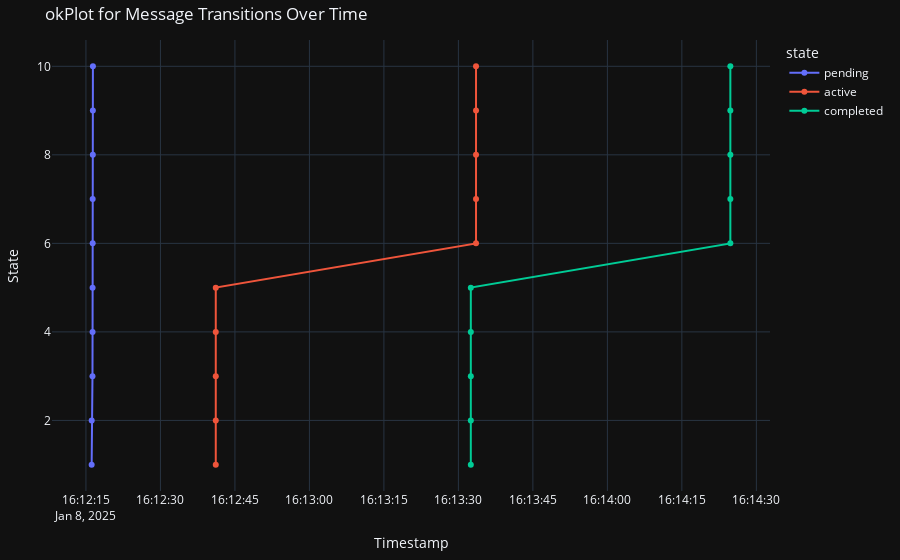
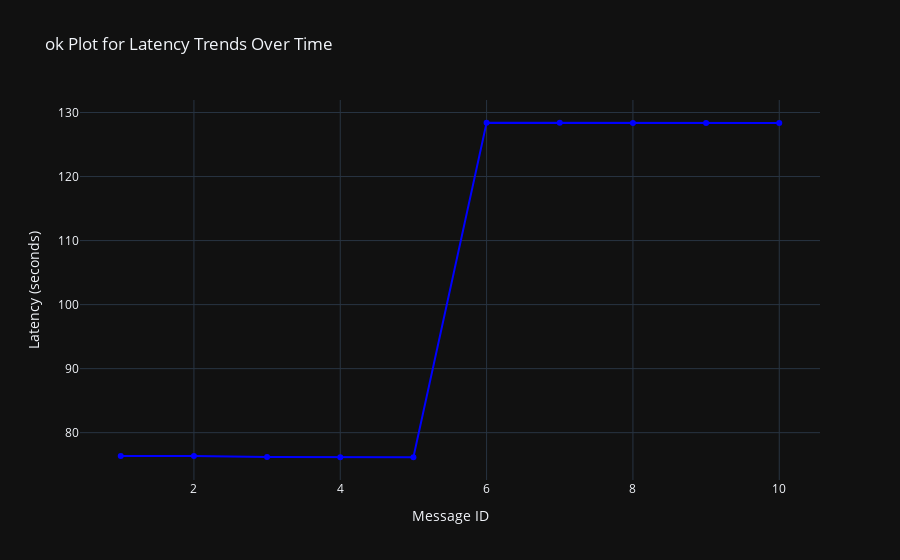
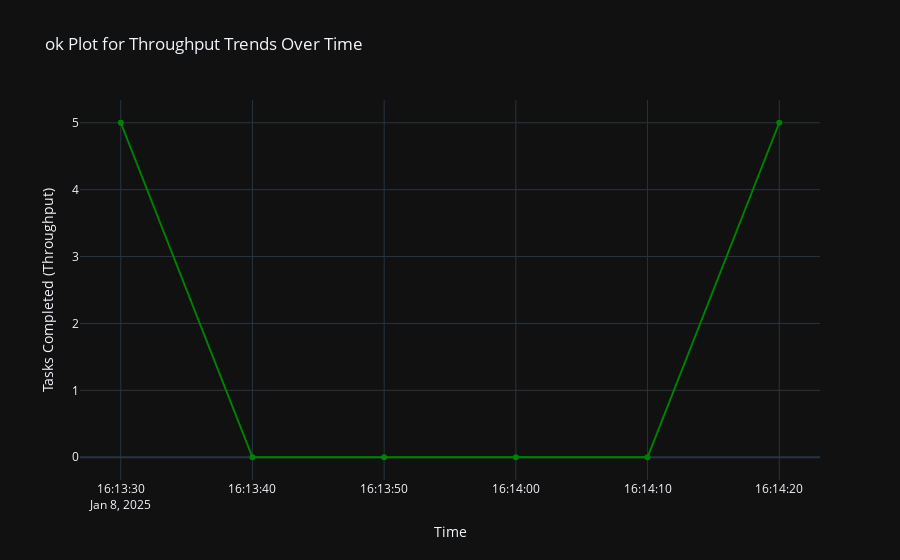

Notebook cell for these charts, in order:
### Code cell
def analyze_lentency(logs,desc):
  latency_df = calculate_latency_per_messages(logs)
  # print(latency_df)
  # plot_latency_distribution(latency_df)
  plot_latency_trends(latency_df,desc)
  

def analyze_throughtput(logs,desc):
  throughput_df = calculate_throughput(logs)
  # print(throughput_df)
  plot_throughput_trends(throughput_df,desc)
  


exps = [
  
  # ("10 tasks 2 workers batch-size => 5 : slow ","gs://cameltrain-sight/doing_mq_analysis/2024-12-20T09:00:43.541533.json"),
  # ("50 tasks 2 workers batch-size => 5 : slow ","gs://cameltrain-sight/doing_mq_analysis/2024-12-23T15:15:49.032019.json"),
  # ("100 tasks 2 workers batch-size => 5 : slow ","gs://cameltrain-sight/doing_mq_analysis/2024-12-23T19:26:50.355211.json"),
  # ("500 tasks 2 workers batch-size => 5 : slow ","gs://cameltrain-sight/doing_mq_analysis/2024-12-22T15:48:18.956719.json"),
  
  # ("50 tasks 4 workers batch-size => 5 : slow ","gs://cameltrain-sight/doing_mq_analysis/2024-12-27T09:26:30.675248.json"),
  # ("100 tasks 4 workers batch-size => 5 : slow ","gs://cameltrain-sight/doing_mq_analysis/2024-12-27T15:29:03.534160.json"),
  # ("500 tasks 4 workers batch-size => 5 : slow ","gs://cameltrain-sight/doing_mq_analysis/2024-12-22T15:48:18.956719.json"),
  
  
  # ("10 tasks 1 workers batch-size => 1 : fast ","gs://cameltrain-sight/doing_mq_analysis/2025-01-04T19:48:06.083435.json"),
  
  # ("10 tasks 2 workers batch-size => 5 : fast ","gs://cameltrain-sight/doing_mq_analysis/2024-12-31T09:40:23.962527.json"),
  # ("50 tasks 2 workers batch-size => 5 : fast ","gs://cameltrain-sight/doing_mq_analysis/2024-12-31T10:27:32.520731.json"),
  # ("100 tasks 2 workers batch-size => 5 : fast ","gs://cameltrain-sight/doing_mq_analysis/2024-12-31T10:52:02.779873.json"),
  # ("500 tasks 2 workers batch-size => 5 : fast ","gs://cameltrain-sight/doing_mq_analysis/2024-12-31T12:06:54.093683.json"), 
  
  # ("50 tasks 4 workers batch-size => 5 : fast ","gs://cameltrain-sight/doing_mq_analysis/2024-12-31T08:09:08.847832.json"), 
  # ("100 tasks 4 workers batch-size => 5 : fast ","gs://cameltrain-sight/doing_mq_analysis/2024-12-31T09:08:46.723731.json"), 
  # ("500 tasks 4 workers batch-size => 5 : fast ","gs://cameltrain-sight/doing_mq_analysis/2024-12-31T12:06:54.093683.json"),

  # # more workers

  # ("200 tasks 20 workers batch-size => 5 : fast ","gs://cameltrain-sight/doing_mq_analysis/2025-01-05T19:21:16.802607.json"),
  # ("50 tasks 25 workers batch-size => 5 : fast ","gs://cameltrain-sight/doing_mq_analysis/2025-01-05T19:34:17.502357.json"),
  
  # ("1000 tasks 50 workers batch-size => 5 : fast ","gs://cameltrain-sight/doing_mq_analysis/2025-01-06T11:42:44.340375.json")
  ('ok',"gs://cameltrain-sight/doing_mq_analysis/2025-01-08T16:14:33.056443.json")
]


for (desc,uri) in exps:
  logsx = read_logs_from_gs_uri(gs_uri = uri )
  analyze_message_flow(logsx,desc)
  analyze_lentency(logsx,desc)
  analyze_throughtput(logsx,desc)

### Figure 1 — Plotly figure (JSON) as saved in the notebook; plotly's stock layout.template omitted (floating-point values rounded to 4 significant figures)
{"data": [{"hovertemplate": "state=pending<br>Time=%{x}<br>message_id=%{y}<extra></extra>", "legendgroup": "pending", "line": {"color": "#636efa", "dash": "solid"}, "marker": {"symbol": "circle"}, "mode": "lines+markers", "name": "pending", "orientation": "v", "showlegend": true, "type": "scatter", "x": ["2025-01-08T16:12:16.149913", "2025-01-08T16:12:16.159763", "2025-01-08T16:12:16.316935", "2025-01-08T16:12:16.334822", "2025-01-08T16:12:16.339846", "2025-01-08T16:12:16.356698", "2025-01-08T16:12:16.358289", "2025-01-08T16:12:16.387182", "2025-01-08T16:12:16.391966", "2025-01-08T16:12:16.404037"], "xaxis": "x", "y": [1, 2, 3, 4, 5, 6, 7, 8, 9, 10], "yaxis": "y"}, {"hovertemplate": "state=active<br>Time=%{x}<br>message_id=%{y}<extra></extra>", "legendgroup": "active", "line": {"color": "#EF553B", "dash": "solid"}, "marker": {"symbol": "circle"}, "mode": "lines+markers", "name": "active", "orientation": "v", "showlegend": true, "type": "scatter", "x": ["2025-01-08T16:12:41.143474", "2025-01-08T16:12:41.143484", "2025-01-08T16:12:41.143488", "2025-01-08T16:12:41.143491", "2025-01-08T16:12:41.143494", "2025-01-08T16:13:33.548054", "2025-01-08T16:13:33.548110", "2025-01-08T16:13:33.548115", "2025-01-08T16:13:33.548118", "2025-01-08T16:13:33.548121"], "xaxis": "x", "y": [1, 2, 3, 4, 5, 6, 7, 8, 9, 10], "yaxis": "y"}, {"hovertemplate": "state=completed<br>Time=%{x}<br>message_id=%{y}<extra></extra>", "legendgroup": "completed", "line": {"color": "#00cc96", "dash": "solid"}, "marker": {"symbol": "circle"}, "mode": "lines+markers", "name": "completed", "orientation": "v", "showlegend": true, "type": "scatter", "x": ["2025-01-08T16:13:32.500320", "2025-01-08T16:13:32.500639", "2025-01-08T16:13:32.501018", "2025-01-08T16:13:32.501279", "2025-01-08T16:13:32.501498", "2025-01-08T16:14:24.761279", "2025-01-08T16:14:24.761518", "2025-01-08T16:14:24.761727", "2025-01-08T16:14:24.761980", "2025-01-08T16:14:24.762229"], "xaxis": "x", "y": [1, 2, 3, 4, 5, 6, 7, 8, 9, 10], "yaxis": "y"}], "layout": {"hovermode": "closest", "legend": {"title": {"text": "state"}, "tracegroupgap": 0}, "margin": {"b": 40, "l": 40, "r": 40, "t": 40}, "title": {"text": "okPlot for Message Transitions Over Time"}, "xaxis": {"anchor": "y", "domain": [0, 1], "showgrid": true, "title": {"text": "Timestamp"}}, "yaxis": {"anchor": "x", "domain": [0, 1], "showgrid": true, "title": {"text": "State"}}}}

### Figure 2 — Plotly figure (JSON) as saved in the notebook; plotly's stock layout.template omitted (floating-point values rounded to 4 significant figures)
{"data": [{"line": {"color": "blue"}, "marker": {"color": "blue"}, "mode": "lines+markers", "name": "Latency", "type": "scatter", "x": [1, 2, 3, 4, 5, 6, 7, 8, 9, 10], "y": [76.35, 76.34, 76.18, 76.17, 76.16, 128.4, 128.4, 128.4, 128.4, 128.4]}], "layout": {"legend": {"title": {"text": "Legend"}}, "title": {"text": "ok Plot for Latency Trends Over Time"}, "xaxis": {"showgrid": true, "title": {"text": "Message ID"}}, "yaxis": {"showgrid": true, "title": {"text": "Latency (seconds)"}}}}

### Figure 3 — Plotly figure (JSON) as saved in the notebook; plotly's stock layout.template omitted (floating-point values rounded to 4 significant figures)
{"data": [{"line": {"color": "green"}, "marker": {"color": "green"}, "mode": "lines+markers", "name": "Throughput", "type": "scatter", "x": ["2025-01-08T16:13:30", "2025-01-08T16:13:40", "2025-01-08T16:13:50", "2025-01-08T16:14:00", "2025-01-08T16:14:10", "2025-01-08T16:14:20"], "y": [5, 0, 0, 0, 0, 5]}], "layout": {"legend": {"title": {"text": "Legend"}}, "title": {"text": "ok Plot for Throughput Trends Over Time"}, "xaxis": {"showgrid": true, "title": {"text": "Time"}}, "yaxis": {"showgrid": true, "title": {"text": "Tasks Completed (Throughput)"}}}}
